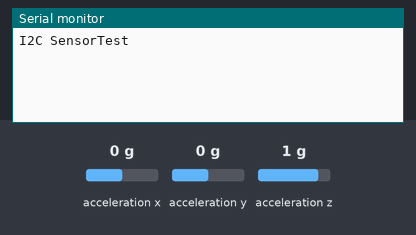
This sketch was run on a simulated Arduino Uno, built with avr-gcc and run on an emulated ATmega328P. Parts: the last lines printed to the serial monitor. Wiring (inferred from the names in the program): ADXL345 accelerometer at I2C address 0x1D. The test bench sets the inputs (shaded band); at power-on: acceleration x 0 g, acceleration y 0 g, acceleration z 1 g.

Above: at 1.2 s.
1.3 s: acceleration x set to -1.4 g
At 3.9 s:
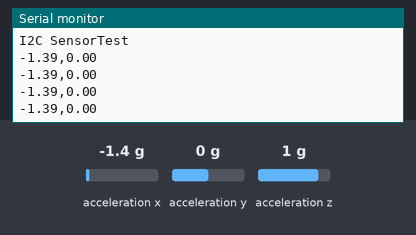
4.0 s: acceleration y set to -1.4 g
5.5 s: acceleration x set to -0.8 g
At 7.8 s:
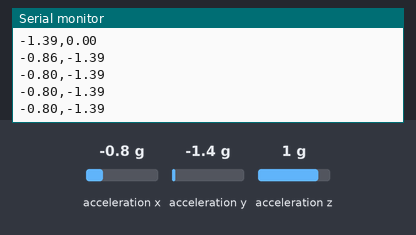
Timing chart, 0 to 9.3 s (numbered marks = the images above; inputs shaded):
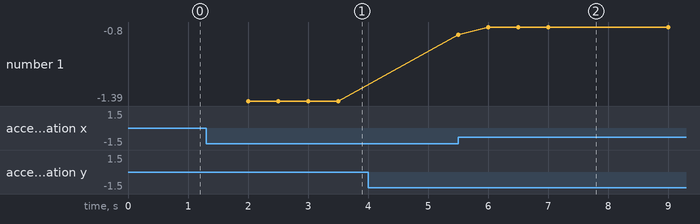

Measured:
- after the input at 1.3 s, the serial monitor: prints a new line after 0.70 s (image 1)
- after the input at 5.5 s, the serial monitor: prints a new line at once (image 2)
- plotted number 1: -1.39 → -0.8 after the input at 5.5 s

The sketch:

AccelTest.ino
```cpp
//#include <SparkFunBME280.h>

#include <Wire.h>
#include <stdint.h>
#include <arduino.h>
#include <math.h>
#include <MsTimer2.h>

#define I2C_ADDRES_ACCEL 0x1D       //加速度センサー(ADXL345)
#define I2C_ADDRES_COMPASS 0x1E     //地磁器センサー(HMC5883L)
#define I2C_ADDRES_AIRSTATE 0x77    //温度、湿度、大気圧センサー(BME280)

#define COMPASS_DATA_X 0x03
#define COMPASS_DATA_Y 0x07
#define COMPASS_DATA_Z 0x05

#define ByteToInt(under, upper) (upper<<8 | under) //8bitを16bitに変換する

enum{X, Y, Z};
enum{TEMP, PRESS, HUM};

volatile int16_t speed_x, speed_y;
volatile long cm_x=0, cm_y=0;
volatile int16_t raw_x, raw_y;
volatile int16_t low_x=0, low_y=0, low_z;
volatile int16_t hx, hy;
volatile float fx, fy;

void setup()
{
    Wire.begin();
    writeI2C(I2C_ADDRES_ACCEL, 0x31, 0x00); //range +-2g
    writeI2C(I2C_ADDRES_ACCEL, 0x2D, 0x08); //sleep off

    Serial.begin(9600);
    Serial.println();
    Serial.println("I2C SensorTest");

//  MsTimer2::set(1000, AccelTest);
//  MsTimer2::start();
}

void loop()
{
    static long l;

    if(l != millis()) {
        Accel_integral2();
        l = millis();
        if(!(l % 500)) Accel_integral_print2();
    }
}

void Accel_integral2() {
    byte data[6];


    //センサー値をレジスタから取得
    readI2C(I2C_ADDRES_ACCEL, 0x32, 6, data);

    //取得したデータを16bitのデータにする
    raw_x = ByteToInt(data[0], data[1]);
    raw_y = ByteToInt(data[2], data[3]);

    //ローパスフィルタ
    low_x += 9 * raw_x;
    low_y += 9 * raw_y;

	low_x /= 10;
	low_y /= 10;

	fx = low_x / 256.0;
	fy = low_y / 256.0;
/*
	fx = raw_x / 256.0;
	fy = raw_y / 256.0;
    hx = raw_x - low_x;
    hy = raw_y - low_y;

    speed_x += hx*100/256;
    speed_y += hy*100/256;
*/

/*    cm_x += raw;
    cm_y += low_y / 256.0;*/
}

void Accel_integral() {
    float accel_data[3];
    byte data[6];
    float raw_x, raw_y, raw_z;

    //センサー値をレジスタから取得
    readI2C(I2C_ADDRES_ACCEL, 0x32, 6, data);

    //取得したデータを16bitのデータにする
    raw_x = ByteToInt(data[0], data[1]);
    raw_y = ByteToInt(data[2], data[3]);
    raw_z = ByteToInt(data[4], data[5]);

    //ローパスフィルタ
    low_x = 0.9 * raw_x + 0.1 * low_x;
    low_y = 0.9 * raw_y + 0.1 * low_y;
    low_z = 0.9 * raw_z + 0.1 * low_z;

    //実際の加速度にする
    accel_data[X] = low_x / 256;
    accel_data[Y] = low_y / 256;
    accel_data[Z] = low_z / 256;;

    speed_x += accel_data[X];
    speed_y += accel_data[Y];
    cm_x += speed_x;
    cm_y += speed_y;
}

void Accel_integral_print() {
    Serial.print(cm_x);
    Serial.print(",");
    Serial.println(cm_y);
}

void Accel_integral_print2() {
    Serial.print(fx);
    Serial.print(",");
    Serial.println(fy);
}

#if 0
void loop()
{
  float accel_data[3];

  getAccel(accel_data);

  Serial.print("x:");
  Serial.print(accel_data[0]);
  Serial.print("  ");
  Serial.print("y:");
  Serial.print(accel_data[1]);
  Serial.print("  ");
  Serial.print("z:");
  Serial.println(accel_data[2]);

  delay(1000);
}
#endif
/*********************************************************************/
/*     ADXL345                                                       */
/*********************************************************************/
void getAccel(float accel_data[])
{
    byte data[6];
    float raw_x, raw_y, raw_z;
    static float low_x = 0, low_y = 0, low_z = 0;

    //センサー値をレジスタから取得
    readI2C(I2C_ADDRES_ACCEL, 0x32, 6, data);

    //取得したデータを16bitのデータにする
    raw_x = ByteToInt(data[0], data[1]);
    raw_y = ByteToInt(data[2], data[3]);
    raw_z = ByteToInt(data[4], data[5]);

    //ローパスフィルタ
    low_x = 0.9 * raw_x + 0.1 * low_x;
    low_y = 0.9 * raw_y + 0.1 * low_y;
    low_z = 0.9 * raw_z + 0.1 * low_z;

    //実際の加速度にする
    accel_data[X] = low_x / 256;
    accel_data[Y] = low_y / 256;
    accel_data[Z] = low_z / 256;
#if 0
    accel_data[X] = raw_x / 256;
    accel_data[Y] = raw_y / 256;
    accel_data[Z] = raw_z / 256;
#endif
}

/*********************************************************************/
/*     I2Cread/write関数                                             */
/*********************************************************************/
void writeI2C(byte I2C_addres, byte register_addres, byte value)
{
    Wire.beginTransmission(I2C_addres);
    Wire.write(register_addres);
    Wire.write(value);
    Wire.endTransmission();
}

void readI2C(byte I2C_addres, byte register_addres, byte byte_num, byte* ret_ary)
{
    int i;
    Wire.beginTransmission(I2C_addres);
    Wire.write(register_addres);
    Wire.endTransmission();
    Wire.requestFrom(I2C_addres, byte_num);
    i = 0;

//  for(i=0; i<byte_num; i++) ret_ary[i] = Wire.read();
#if 1
    while (Wire.available()) {
        ret_ary[i] = Wire.read();
        i++;
    }
#endif
//  Wire.endTransmission();
}
```
